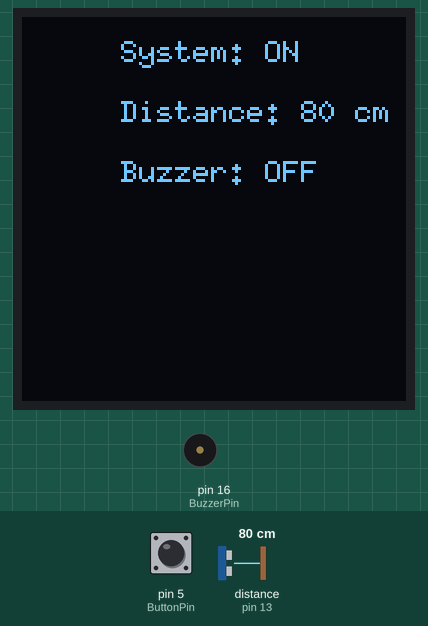
Simulated run of this sketch. Board: Arduino Uno, built with avr-gcc and run on an emulated ATmega328P. Parts: 128×128 one-colour display, buzzer (waves = sounding). Wiring (inferred from the names in the program): ultrasonic range finder: trigger pin 12; echo pin 13. Inputs (shaded band) come from the test bench; at power-on: distance to the obstacle (sensor on pin 13) 80 cm, pin 5 (ButtonPin) HIGH. The echo pulse lasts 58.3 µs per cm.

Above: at 1.2 s.
1.3 s: distance to the obstacle (sensor on pin 13) set to 2 cm
At 2.7 s:
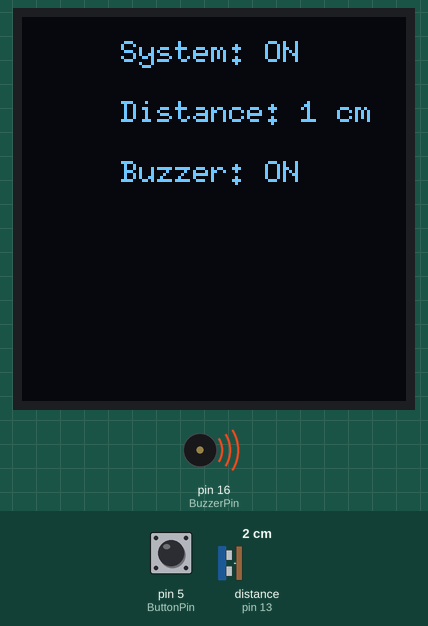
3.0 s: pin 5 (ButtonPin) pulled LOW for 0.15 s
At 4.5 s:
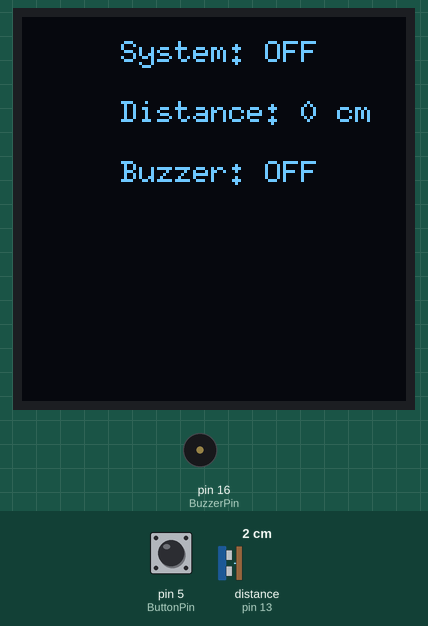
4.8 s: pin 5 (ButtonPin) pulled LOW for 1 s
At 5.7 s:
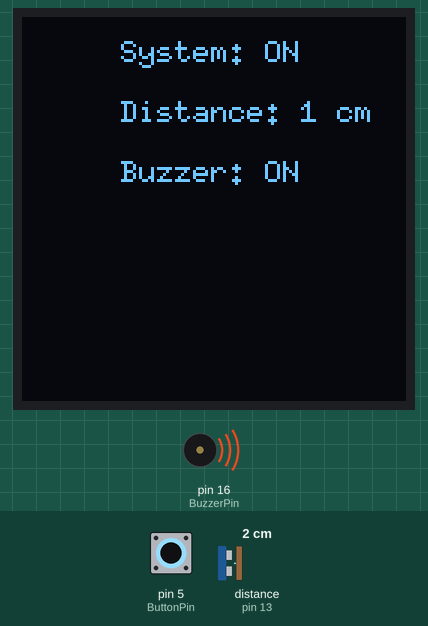
7.3 s: distance to the obstacle (sensor on pin 13) set to 35 cm
At 7.61 s:
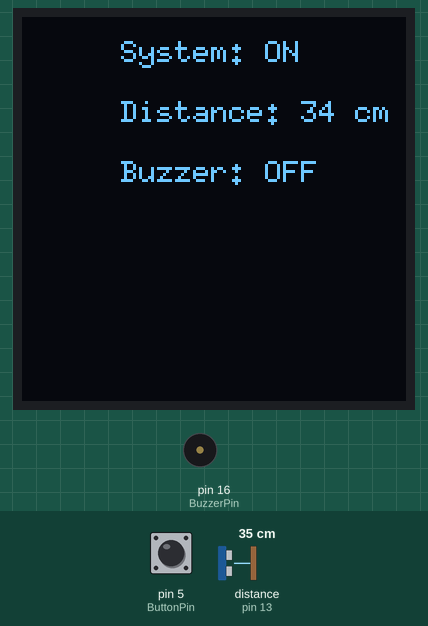
8.9 s: distance to the obstacle (sensor on pin 13) set to 4 cm
At 10.1 s:
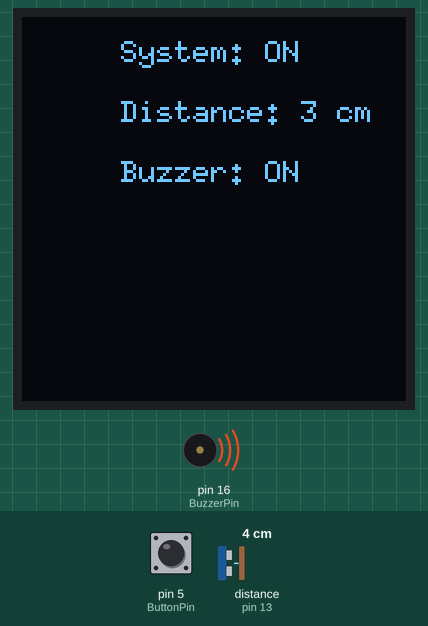
Timing chart, 0 to 11.6 s (numbered marks = the images above; inputs shaded):
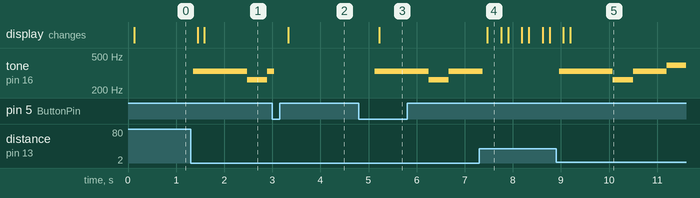

Measured:
- after the input at 1.3 s, tone on pin 16 (BuzzerPin): silent → 330 Hz after 0.06 s, → 262 Hz 1.1 s later, → 330 Hz 0.42 s later; the display: first changes after 0.15 s (image 1 shows a later state)
- after the input at 3.0 s, the display: changes after 0.33 s (image 2)
- after the input at 4.8 s, tone on pin 16 (BuzzerPin): silent → 330 Hz after 0.33 s, → 262 Hz 1.1 s later, → 330 Hz 0.42 s later; the display: changes after 0.42 s (image 3)
- after the input at 7.3 s, the display: changes after 0.17 s (image 4)
- after the input at 8.9 s, tone on pin 16 (BuzzerPin): silent → 330 Hz after 0.06 s, → 262 Hz 1.1 s later, → 330 Hz 0.42 s later, → 392 Hz 0.70 s later; the display: first changes after 0.15 s (image 5 shows a later state)

The sketch:

ultrasonic-buzzer-button-lcd.ino
```cpp
#include <Wire.h>
#include <U8g2lib.h>

#define TrigPin 12
#define EchoPin 13
#define ButtonPin 5
#define BuzzerPin 16

const int DIST_THRESHOLD = 5;

bool systemOn = true;
bool lastButtonState = HIGH;
bool buzzerState = false;
int melodyIndex = 0;
unsigned long noteStart = 0;
bool notePlaying = false;


long duration;
int distance;


#define NOTE_E3 165
#define NOTE_G3 196
#define NOTE_A3 220
#define NOTE_AS3 233
#define NOTE_B3 247
#define NOTE_C4 262
#define NOTE_D4 294
#define NOTE_E4 330
#define NOTE_F4 349
#define NOTE_G4 392
#define NOTE_A4 440

int melody[] = {
  NOTE_E4, NOTE_E4, NOTE_E4, NOTE_C4, NOTE_E4, NOTE_G4, NOTE_G3,
  NOTE_C4, NOTE_G3, NOTE_E3, NOTE_A3, NOTE_B3, NOTE_AS3, NOTE_A3, NOTE_G3,
  NOTE_E4, NOTE_G4, NOTE_A4, NOTE_F4, NOTE_G4, NOTE_E4, NOTE_C4, NOTE_D4, NOTE_B3
};

int noteDurations[] = {
  8,4,4,8,4,2,2,
  3,3,3,4,4,8,4,8,
  8,8,8,4,8,4,3,8,8
};


U8G2_SH1107_128X128_F_HW_I2C u8g2(U8G2_R0, U8X8_PIN_NONE);

void setTextSize(float sizeLevel) {
  if (sizeLevel <= 1.0) u8g2.setFont(u8g2_font_6x10_tr);
  else if (sizeLevel <= 1.5) u8g2.setFont(u8g2_font_ncenB14_tr);
  else if (sizeLevel <= 2.5) u8g2.setFont(u8g2_font_logisoso20_tr);
  else u8g2.setFont(u8g2_font_logisoso28_tr);
}

void setup() {
  Serial.begin(9600);
  pinMode(TrigPin, OUTPUT);
  pinMode(EchoPin, INPUT);
  pinMode(ButtonPin, INPUT_PULLUP);
  pinMode(BuzzerPin, OUTPUT);
  noTone(BuzzerPin);
  u8g2.begin();
  noteStart = millis();
}

void loop() {

  bool buttonState = digitalRead(ButtonPin);
  if (lastButtonState == HIGH && buttonState == LOW) {
    systemOn = !systemOn;
    buzzerState = false;
    melodyIndex = 0;
    notePlaying = false;
    noTone(BuzzerPin);
    delay(200);
  }
  lastButtonState = buttonState;


  if (systemOn) {
    digitalWrite(TrigPin, LOW);
    delayMicroseconds(2);
    digitalWrite(TrigPin, HIGH);
    delayMicroseconds(10);
    digitalWrite(TrigPin, LOW);
    duration = pulseIn(EchoPin, HIGH);
    distance = duration / 58;

    if (distance <= DIST_THRESHOLD) {
      buzzerState = true;


      unsigned long now = millis();
      if (!notePlaying || (now - noteStart >= (1000 / noteDurations[melodyIndex]) * 1.3)) {
        tone(BuzzerPin, melody[melodyIndex]);
        noteStart = now;
        notePlaying = true;
        melodyIndex++;
        if (melodyIndex >= sizeof(melody)/sizeof(int)) melodyIndex = 0; // loop melody
      }

    } else {
      buzzerState = false;
      notePlaying = false;
      melodyIndex = 0;
      noTone(BuzzerPin);
    }

  } else {
    distance = 0;
    buzzerState = false;
    notePlaying = false;
    melodyIndex = 0;
    noTone(BuzzerPin);
  }

  char line1[32], line2[32], line3[32];
  sprintf(line1, "System: %s", systemOn ? "ON" : "OFF");
  sprintf(line2, "Distance: %d cm", distance);
  sprintf(line3, "Buzzer: %s", buzzerState ? "ON" : "OFF");

  u8g2.clearBuffer();
  setTextSize(1);
  u8g2.drawStr(33, 15, line1);
  u8g2.drawStr(33, 35, line2);
  u8g2.drawStr(33, 55, line3);
  u8g2.sendBuffer();

  delay(50);
}
```
